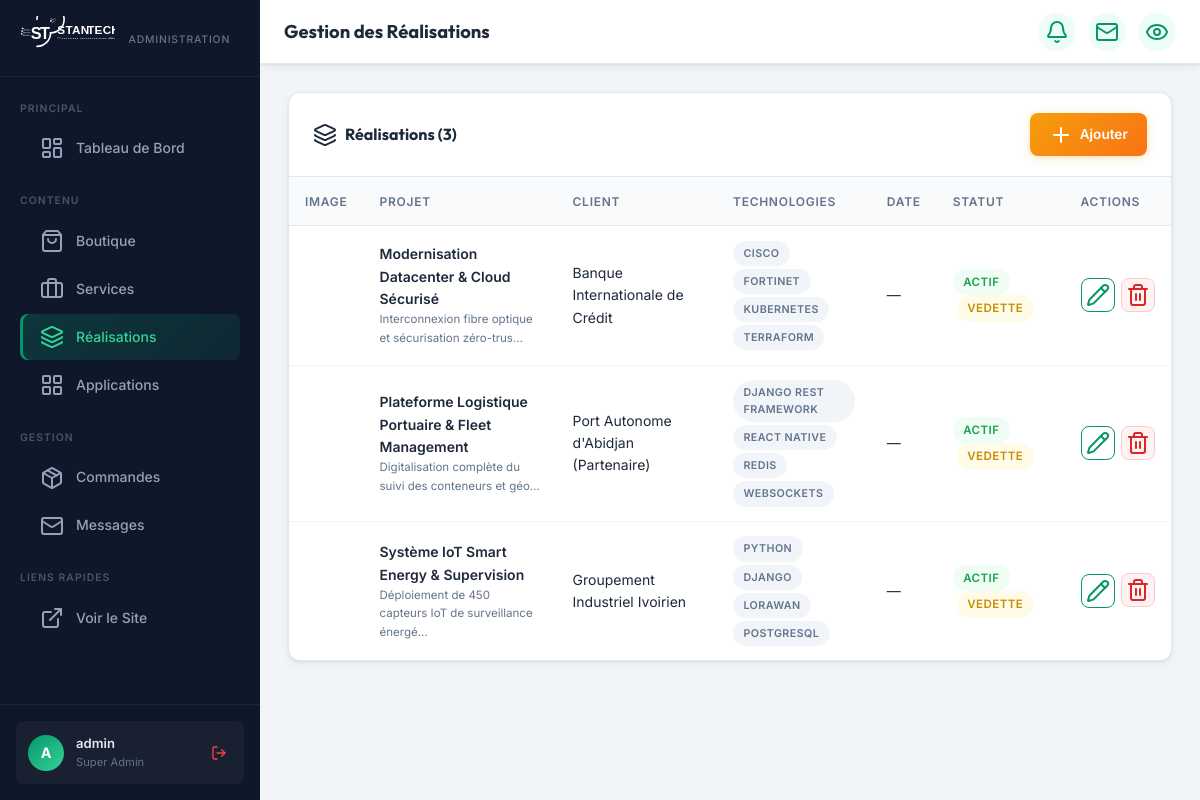
Page /dashboard/realisations/ (signed in) on the committed database.
### core/models.py (models this page shows, shortened)
class Realization(models.Model):
    title = models.CharField(max_length=200, verbose_name="Titre du projet / Réalisation")
    slug = models.SlugField(unique=True, blank=True, verbose_name="Slug (URL)")
    category = models.ForeignKey(Category, on_delete=models.SET_NULL, null=True, blank=True, limit_choices_to={'type': 'realization'}, verbose_name="Domaine d'intervention")
    client_name = models.CharField(max_length=150, blank=True, verbose_name="Nom du client")
    short_description = models.TextField(verbose_name="Résumé court")
    full_description = models.TextField(blank=True, verbose_name="Description détaillée")
    tech_stack = models.CharField(max_length=255, blank=True, verbose_name="Technologies utilisées (séparées par des virgules)")
    image_url = models.CharField(max_length=500, blank=True, verbose_name="URL de l'image de présentation")
    completion_date = models.DateField(null=True, blank=True, verbose_name="Date de livraison")
    project_url = models.URLField(blank=True, verbose_name="Lien externe du projet")
    is_featured = models.BooleanField(default=False, verbose_name="Mettre en vedette (Accueil)")
    is_active = models.BooleanField(default=True, verbose_name="Actif")
    created_at = models.DateTimeField(auto_now_add=True, verbose_name="Date d'ajout")
    class Meta:
        verbose_name = "Réalisation"
        verbose_name_plural = "Réalisations"
        ordering = ['-created_at']
    def get_tech_tags(self):
        if not self.tech_stack:
            return []
        return [t.strip() for t in self.tech_stack.split(',') if t.strip()]

### core/admin_views.py (the view)
# urls.py: path('dashboard/realisations/', admin_views.dashboard_realisations, name='dashboard_realisations'),
@login_required(login_url='/dashboard/login/')
@user_passes_test(is_superuser, login_url='/dashboard/login/')
def dashboard_realisations(request):
    realizations = Realization.objects.select_related('category').all()
    context = {'realizations': realizations, 'page_title': 'Gestion des Réalisations'}
    return render(request, 'admin_custom/realisations.html', context)

### core/admin_views.py (called while the page is built)
def is_superuser(user):
    return user.is_authenticated and user.is_superuser

### core/context_processors.py (called while the page is built, shortened)
def cart_context(request):
    cart = request.session.get('cart', {})
    if not isinstance(cart, dict):
        cart = {}
    total_items = 0
    total_price = 0.0
    return {
        'cart_count': total_items,
        'cart_total': total_price,
        'cart_items': cart,
    }

### templates/admin_custom/realisations.html (shortened to what this page needs)
{% extends 'admin_custom/base.html' %}
{% block content %}
<div class="table-card">
  <div class="table-header">
    <h3><i data-lucide="layers"></i> Réalisations ({{ realizations.count }})</h3>
    <a href="{% url 'dashboard_realisation_add' %}" class="btn btn-primary" style="background:linear-gradient(135deg,#f59e0b,#f97316);box-shadow:0 2px 8px rgba(245,158,11,0.3);">
      <i data-lucide="plus"></i> Ajouter
    </a>
  </div>
  {% if realizations %}
  <div class="table-responsive">
    <table>
      <thead><tr>
        <th>Image</th><th>Projet</th><th>Client</th><th>Technologies</th><th>Date</th><th>Statut</th><th>Actions</th>
      </tr></thead>
      <tbody>
        {% for r in realizations %}
        <tr>
          <td>
          </td>
          <td>
            <div style="font-weight:600;">{{ r.title }}</div>
            <div style="font-size:0.72rem;color:var(--text-muted);">{{ r.short_description|truncatechars:55 }}</div>
          </td>
          <td>{{ r.client_name|default:"—" }}</td>
          <td>
            <div style="display:flex;flex-wrap:wrap;gap:3px;max-width:180px;">
              {% for tag in r.get_tech_tags|slice:":4" %}
                <span class="badge badge-gray" style="font-size:0.67rem;">{{ tag }}</span>
              {% endfor %}
            </div>
          </td>
          <td>{{ r.completion_date|date:"M Y"|default:"—" }}</td>
          <td>
            {% if r.is_active %}<span class="badge badge-green">Actif</span>{% else %}<span class="badge badge-red">Inactif</span>{% endif %}
            {% if r.is_featured %}<span class="badge badge-yellow" style="margin-left:4px;">Vedette</span>{% endif %}
          </td>
          <td>
            <div class="action-cell">
              <a href="{% url 'dashboard_realisation_edit' r.pk %}" class="btn btn-outline btn-sm btn-icon" title="Modifier"><i data-lucide="pencil"></i></a>
              <form method="post" action="{% url 'dashboard_realisation_delete' r.pk %}" onsubmit="return confirm('Supprimer cette réalisation ?')">
                <button type="submit" class="btn btn-danger btn-sm btn-icon" title="Supprimer"><i data-lucide="trash-2"></i></button>
              </form>
            </div>
          </td>
        </tr>
        {% endfor %}
      </tbody>
    </table>
  </div>
  {% endif %}
</div>
{% endblock %}

### templates/admin_custom/base.html (shortened to what this page needs)
{% load static %}
<!DOCTYPE html>
<html lang="fr">
<head>
</head>
<body>
  <aside class="sidebar" id="sidebar">
    <div class="sidebar-logo" style="padding:1rem 1.25rem;">
      <a href="{% url 'index' %}" target="_blank" style="display:block;">
        <img src="{% static 'images/stantech_logo.svg' %}" alt="STANTECH"
             style="height:36px; width:auto; filter:brightness(0) invert(1);" loading="eager">
      </a>
      <div class="sidebar-subtitle" style="margin-top:0.35rem;padding-left:2px;">Administration</div>
    </div>
    <nav class="sidebar-nav">
      <div class="sidebar-section">
        <div class="sidebar-section-label">Principal</div>
        <a href="{% url 'dashboard_home' %}" class="nav-item {% if request.resolver_match.url_name == 'dashboard_home' %}active{% endif %}">
          <i data-lucide="layout-dashboard"></i> Tableau de Bord
        </a>
      </div>
      <div class="sidebar-section">
        <div class="sidebar-section-label">Contenu</div>
        <a href="{% url 'dashboard_products' %}" class="nav-item {% if 'product' in request.resolver_match.url_name %}active{% endif %}">
          <i data-lucide="shopping-bag"></i> Boutique
        </a>
        <a href="{% url 'dashboard_services' %}" class="nav-item {% if 'service' in request.resolver_match.url_name %}active{% endif %}">
          <i data-lucide="briefcase"></i> Services
        </a>
        <a href="{% url 'dashboard_realisations' %}" class="nav-item {% if 'realisation' in request.resolver_match.url_name %}active{% endif %}">
          <i data-lucide="layers"></i> Réalisations
        </a>
        <a href="{% url 'dashboard_applications' %}" class="nav-item {% if 'application' in request.resolver_match.url_name %}active{% endif %}">
          <i data-lucide="layout-grid"></i> Applications
        </a>
      </div>
      <div class="sidebar-section">
        <div class="sidebar-section-label">Gestion</div>
        <a href="{% url 'dashboard_orders' %}" class="nav-item {% if 'order' in request.resolver_match.url_name %}active{% endif %}">
          <i data-lucide="package"></i> Commandes
        </a>
        <a href="{% url 'dashboard_messages' %}" class="nav-item {% if 'message' in request.resolver_match.url_name %}active{% endif %}">
          <i data-lucide="mail"></i> Messages
        </a>
      </div>
      <div class="sidebar-section">
        <div class="sidebar-section-label">Liens Rapides</div>
        <a href="{% url 'index' %}" target="_blank" class="nav-item">
          <i data-lucide="external-link"></i> Voir le Site
        </a>
      </div>
    </nav>
    <div class="sidebar-footer">
      <div class="user-card">
        <div class="user-avatar">{{ request.user.username|first|upper }}</div>
        <div>
          <div class="user-name">{{ request.user.username }}</div>
          <div class="user-role">{% if request.user.is_superuser %}Super Admin{% else %}Staff{% endif %}</div>
        </div>
        <a href="{% url 'dashboard_logout' %}" class="logout-btn" title="Se déconnecter" style="margin-left:auto;">
          <i data-lucide="log-out" style="width:16px;height:16px;"></i>
        </a>
      </div>
    </div>
  </aside>
  <div class="main-content">
    <header class="topbar">
      <h1 class="topbar-title">{% block page_title %}{{ page_title|default:'Dashboard' }}{% endblock %}</h1>
      <div class="topbar-actions">
        <div style="position:relative; display:inline-block;">
          <button class="topbar-btn {% if unread_messages or pending_orders %}notification-dot{% endif %}" id="notif-bell-btn" onclick="toggleNotifDropdown()" title="Notifications d'activité">
            <i data-lucide="bell"></i>
          </button>
        </div>
        <a href="{% url 'dashboard_messages' %}" class="topbar-btn" title="Messages">
          <i data-lucide="mail"></i>
        </a>
        <a href="{% url 'index' %}" target="_blank" class="topbar-btn" title="Voir le site">
          <i data-lucide="eye"></i>
        </a>
      </div>
    </header>
    <div class="page-body">
      {% block content %}{% endblock %}
    </div>
  </div>
</body>
</html>

### rows in the picture
Realization: title "Modernisation Datacenter & Cloud Sécurisé", short_description "Interconnexion fibre optique et sécurisation zéro-trus…", client_name "Banque Internationale de Crédit", get_tech_tags "CISCO" "FORTINET" "KUBERNETES" "TERRAFORM", completion_date "—", is_active "ACTIF", is_featured "VEDETTE"
Realization: title "Plateforme Logistique Portuaire & Fleet Management", short_description "Digitalisation complète du suivi des conteneurs et géo…", client_name "Port Autonome d'Abidjan (Partenaire)", get_tech_tags "DJANGO REST FRAMEWORK" "REACT NATIVE" "REDIS" "WEBSOCKETS", completion_date "—", is_active "ACTIF", is_featured "VEDETTE"
Realization: title "Système IoT Smart Energy & Supervision", short_description "Déploiement de 450 capteurs IoT de surveillance énergé…", client_name "Groupement Industriel Ivoirien", get_tech_tags "PYTHON" "DJANGO" "LORAWAN" "POSTGRESQL", completion_date "—", is_active "ACTIF", is_featured "VEDETTE"

### other values in the picture
{{ request.user.username|first|upper }} "A"
{{ request.user.username }} "admin"
{{ page_title|default:'Dashboard' }} "Gestion des Réalisations"
{{ realizations.count }} "3"
